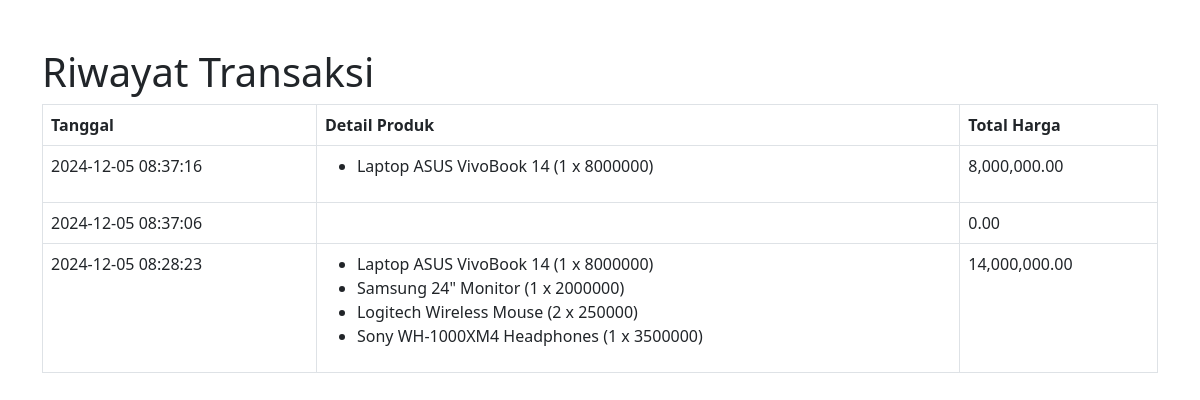
Screenshot of /transactions.php with the database file from the repository.
### tables this page shows
CREATE TABLE `transactions` (
  `id` int(11) NOT NULL,
  `user_id` int(11) NOT NULL,
  `transaction_date` datetime NOT NULL
);

CREATE TABLE `cart` (
  `id` int(11) NOT NULL,
  `sale_id` int(11) NOT NULL,
  `product_id` int(11) NOT NULL,
  `qty` int(11) NOT NULL,
  `unit_price` decimal(10,0) NOT NULL,
  `total_price` decimal(10,0) NOT NULL,
  `transaction_id` int(11) NOT NULL
);

CREATE TABLE `products` (
  `id` int(11) NOT NULL,
  `name` varchar(200) NOT NULL,
  `description` text NOT NULL,
  `stock` int(11) NOT NULL,
  `price` decimal(10,0) NOT NULL
);

### transactions.php (the view, shortened to what this page needs)
<?php
include 'koneksi.php';
$user_id = 1;
$transactions = $conn->query("SELECT * FROM transactions WHERE user_id = $user_id ORDER BY transaction_date DESC");
?>
<!DOCTYPE html>
<html lang="en">
<head>
    <link href="https://cdn.jsdelivr.net/npm/bootstrap@5.3.0/dist/css/bootstrap.min.css" rel="stylesheet">
</head>
<body>
    <div class="container mt-5">
        <h1>Riwayat Transaksi</h1>
        <table class="table table-bordered">
            <thead>
                <tr>
                    <th>Tanggal</th>
                    <th>Detail Produk</th>
                    <th>Total Harga</th>
                </tr>
            </thead>
            <tbody>
                <?php while ($transaction = $transactions->fetch_assoc()) { ?>
                    <?php
                    $transaction_id = $transaction['id'];
                    $details = $conn->query("SELECT cart.*, products.name FROM cart JOIN products ON cart.product_id = products.id WHERE cart.transaction_id = $transaction_id");
                    $total = 0;
                    ?>
                    <tr>
                        <td><?= $transaction['transaction_date'] ?></td>
                        <td>
                            <ul>
                                <?php while ($detail = $details->fetch_assoc()) { ?>
                                    <li><?= $detail['name'] ?> (<?= $detail['qty'] ?> x <?= $detail['unit_price'] ?>)</li>
                                    <?php $total += $detail['total_price']; ?>
                                <?php } ?>
                            </ul>
                        </td>
                        <td><?= number_format($total, 2) ?></td>
                    </tr>
                <?php } ?>
            </tbody>
        </table>
    </div>
</body>
</html>

### rows the page displays
transactions: transaction_date "2024-12-05 08:37:16", total "8,000,000.00"
cart: product.name "Laptop ASUS VivoBook 14", qty "1", unit_price "8000000"
transactions: transaction_date "2024-12-05 08:37:06", total "0.00"
transactions: transaction_date "2024-12-05 08:28:23", total "14,000,000.00"
cart: product.name "Laptop ASUS VivoBook 14", qty "1", unit_price "8000000"
cart: product.name "Samsung 24\" Monitor", qty "1", unit_price "2000000"
cart: product.name "Logitech Wireless Mouse", qty "2", unit_price "250000"
cart: product.name "Sony WH-1000XM4 Headphones", qty "1", unit_price "3500000"
